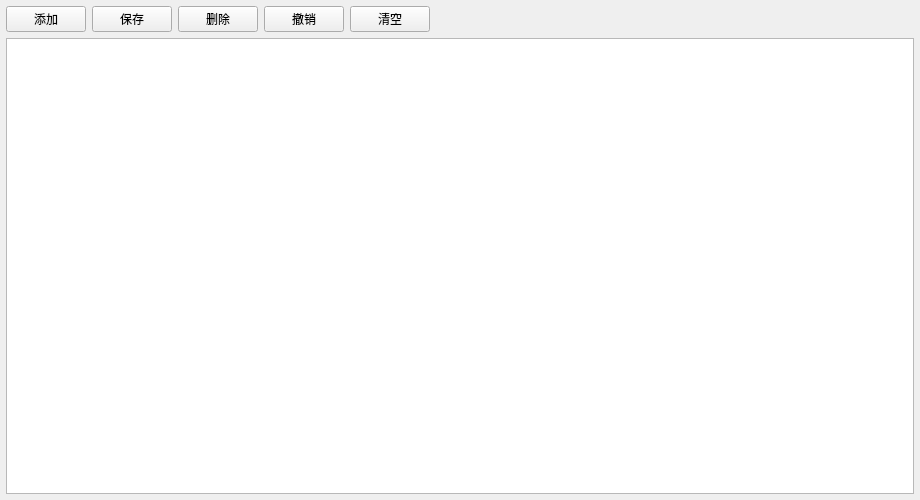
<?xml version="1.0" encoding="UTF-8"?>
<ui version="4.0">
 <class>frmConfigUser</class>
 <widget class="QWidget" name="frmConfigUser">
  <property name="geometry">
   <rect>
    <x>0</x>
    <y>0</y>
    <width>920</width>
    <height>500</height>
   </rect>
  </property>
  <property name="windowTitle">
   <string>Form</string>
  </property>
  <layout class="QVBoxLayout" name="verticalLayout_2">
   <property name="spacing">
    <number>0</number>
   </property>
   <property name="leftMargin">
    <number>0</number>
   </property>
   <property name="topMargin">
    <number>0</number>
   </property>
   <property name="rightMargin">
    <number>0</number>
   </property>
   <property name="bottomMargin">
    <number>0</number>
   </property>
   <item>
    <widget class="QWidget" name="widget" native="true">
     <property name="autoFillBackground">
      <bool>true</bool>
     </property>
     <layout class="QVBoxLayout" name="verticalLayout">
      <property name="spacing">
       <number>6</number>
      </property>
      <property name="leftMargin">
       <number>6</number>
      </property>
      <property name="topMargin">
       <number>6</number>
      </property>
      <property name="rightMargin">
       <number>6</number>
      </property>
      <property name="bottomMargin">
       <number>6</number>
      </property>
      <item>
       <widget class="QWidget" name="widgetTop" native="true">
        <layout class="QHBoxLayout" name="horizontalLayout">
         <property name="leftMargin">
          <number>0</number>
         </property>
         <property name="topMargin">
          <number>0</number>
         </property>
         <property name="rightMargin">
          <number>0</number>
         </property>
         <property name="bottomMargin">
          <number>0</number>
         </property>
         <item>
          <widget class="QPushButton" name="btnAdd">
           <property name="text">
            <string>添加</string>
           </property>
           <property name="icon">
            <iconset resource="../other/main.qrc">
             <normaloff>:/image/btn_add.png</normaloff>:/image/btn_add.png</iconset>
           </property>
          </widget>
         </item>
         <item>
          <widget class="QPushButton" name="btnSave">
           <property name="text">
            <string>保存</string>
           </property>
           <property name="icon">
            <iconset resource="../other/main.qrc">
             <normaloff>:/image/btn_save.png</normaloff>:/image/btn_save.png</iconset>
           </property>
          </widget>
         </item>
         <item>
          <widget class="QPushButton" name="btnDelete">
           <property name="text">
            <string>删除</string>
           </property>
           <property name="icon">
            <iconset resource="../other/main.qrc">
             <normaloff>:/image/btn_close.png</normaloff>:/image/btn_close.png</iconset>
           </property>
          </widget>
         </item>
         <item>
          <widget class="QPushButton" name="btnReturn">
           <property name="text">
            <string>撤销</string>
           </property>
           <property name="icon">
            <iconset resource="../other/main.qrc">
             <normaloff>:/image/btn_move.png</normaloff>:/image/btn_move.png</iconset>
           </property>
          </widget>
         </item>
         <item>
          <widget class="QPushButton" name="btnClear">
           <property name="text">
            <string>清空</string>
           </property>
           <property name="icon">
            <iconset resource="../other/main.qrc">
             <normaloff>:/image/btn_delete.png</normaloff>:/image/btn_delete.png</iconset>
           </property>
          </widget>
         </item>
         <item>
          <widget class="QLabel" name="labTip">
           <property name="sizePolicy">
            <sizepolicy hsizetype="Expanding" vsizetype="Preferred">
             <horstretch>0</horstretch>
             <verstretch>0</verstretch>
            </sizepolicy>
           </property>
           <property name="text">
            <string/>
           </property>
          </widget>
         </item>
        </layout>
       </widget>
      </item>
      <item>
       <widget class="QTableView" name="tableView"/>
      </item>
     </layout>
    </widget>
   </item>
  </layout>
 </widget>
 <resources>
  <include location="../other/main.qrc"/>
 </resources>
 <connections/>
</ui>
